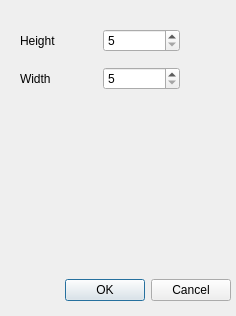
<?xml version="1.0" encoding="UTF-8"?>
<ui version="4.0">
 <class>NewGameDialog</class>
 <widget class="QDialog" name="NewGameDialog">
  <property name="geometry">
   <rect>
    <x>0</x>
    <y>0</y>
    <width>236</width>
    <height>316</height>
   </rect>
  </property>
  <property name="windowTitle">
   <string>Dialog</string>
  </property>
  <widget class="QDialogButtonBox" name="buttonBox">
   <property name="geometry">
    <rect>
     <x>10</x>
     <y>270</y>
     <width>221</width>
     <height>41</height>
    </rect>
   </property>
   <property name="orientation">
    <enum>Qt::Horizontal</enum>
   </property>
   <property name="standardButtons">
    <set>QDialogButtonBox::Cancel|QDialogButtonBox::Ok</set>
   </property>
  </widget>
  <widget class="QWidget" name="gridLayoutWidget">
   <property name="geometry">
    <rect>
     <x>20</x>
     <y>20</y>
     <width>160</width>
     <height>80</height>
    </rect>
   </property>
   <layout class="QGridLayout" name="gridLayout">
    <item row="0" column="0">
     <widget class="QLabel" name="label">
      <property name="text">
       <string>Height</string>
      </property>
     </widget>
    </item>
    <item row="1" column="0">
     <widget class="QLabel" name="label_2">
      <property name="text">
       <string>Width</string>
      </property>
     </widget>
    </item>
    <item row="0" column="1">
     <widget class="QSpinBox" name="HeightSpinBox">
      <property name="minimum">
       <number>5</number>
      </property>
     </widget>
    </item>
    <item row="1" column="1">
     <widget class="QSpinBox" name="WidthSpinBox">
      <property name="minimum">
       <number>5</number>
      </property>
     </widget>
    </item>
   </layout>
  </widget>
 </widget>
 <resources/>
 <connections>
  <connection>
   <sender>buttonBox</sender>
   <signal>accepted()</signal>
   <receiver>NewGameDialog</receiver>
   <slot>accept()</slot>
   <hints>
    <hint type="sourcelabel">
     <x>248</x>
     <y>254</y>
    </hint>
    <hint type="destinationlabel">
     <x>157</x>
     <y>274</y>
    </hint>
   </hints>
  </connection>
  <connection>
   <sender>buttonBox</sender>
   <signal>rejected()</signal>
   <receiver>NewGameDialog</receiver>
   <slot>reject()</slot>
   <hints>
    <hint type="sourcelabel">
     <x>316</x>
     <y>260</y>
    </hint>
    <hint type="destinationlabel">
     <x>286</x>
     <y>274</y>
    </hint>
   </hints>
  </connection>
 </connections>
</ui>
